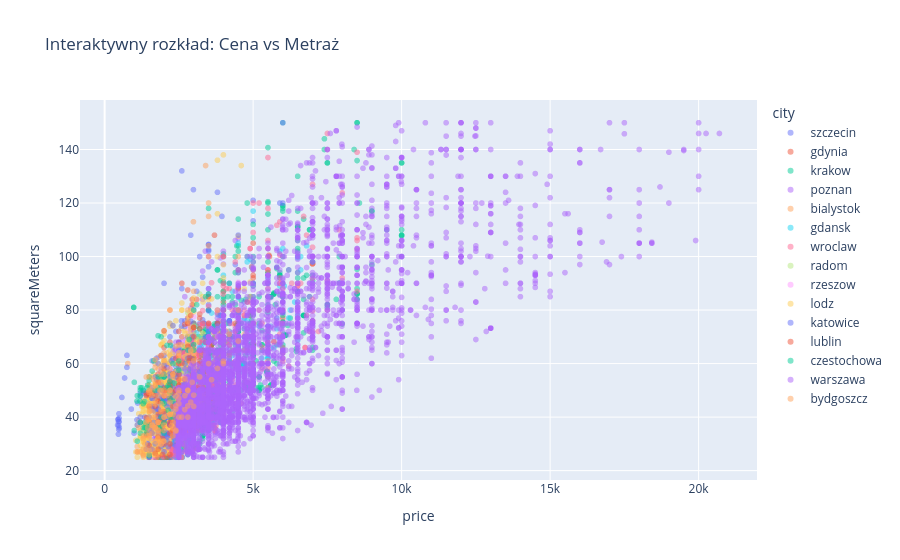

Write notebook code for a chart like this one.
### Code cell
fig = px.scatter(
    df_cleaned, 
    x="price", 
    y="squareMeters", 
    color="city",       
    opacity=0.5,        
    title="Interaktywny rozkład: Cena vs Metraż"
)

fig.show()

### Figure 1 — Plotly figure (JSON) as saved in the notebook; plotly's stock layout.template omitted (floating-point values rounded to 4 significant figures; data arrays with more than 128 entries replaced by an {"elided": "..."} marker saying what was removed)
{"data": [{"hovertemplate": "city=szczecin<br>price=%{x}<br>squareMeters=%{y}<extra></extra>", "legendgroup": "szczecin", "marker": {"color": "#636efa", "opacity": 0.5, "symbol": "circle"}, "mode": "markers", "name": "szczecin", "showlegend": true, "type": "scattergl", "x": {"elided": "174 float values"}, "xaxis": "x", "y": {"elided": "174 float values"}, "yaxis": "y"}, {"hovertemplate": "city=gdynia<br>price=%{x}<br>squareMeters=%{y}<extra></extra>", "legendgroup": "gdynia", "marker": {"color": "#EF553B", "opacity": 0.5, "symbol": "circle"}, "mode": "markers", "name": "gdynia", "showlegend": true, "type": "scattergl", "x": {"elided": "174 float values"}, "xaxis": "x", "y": {"elided": "174 float values"}, "yaxis": "y"}, {"hovertemplate": "city=krakow<br>price=%{x}<br>squareMeters=%{y}<extra></extra>", "legendgroup": "krakow", "marker": {"color": "#00cc96", "opacity": 0.5, "symbol": "circle"}, "mode": "markers", "name": "krakow", "showlegend": true, "type": "scattergl", "x": {"elided": "1398 float values"}, "xaxis": "x", "y": {"elided": "1398 float values"}, "yaxis": "y"}, {"hovertemplate": "city=poznan<br>price=%{x}<br>squareMeters=%{y}<extra></extra>", "legendgroup": "poznan", "marker": {"color": "#ab63fa", "opacity": 0.5, "symbol": "circle"}, "mode": "markers", "name": "poznan", "showlegend": true, "type": "scattergl", "x": {"elided": "399 float values"}, "xaxis": "x", "y": {"elided": "399 float values"}, "yaxis": "y"}, {"hovertemplate": "city=bialystok<br>price=%{x}<br>squareMeters=%{y}<extra></extra>", "legendgroup": "bialystok", "marker": {"color": "#FFA15A", "opacity": 0.5, "symbol": "circle"}, "mode": "markers", "name": "bialystok", "showlegend": true, "type": "scattergl", "x": [1100.0, 2500.0, 3000.0, 2800.0, 1800.0, 1700.0, 2000.0, 2200.0, 2100.0, 1800.0, 2000.0, 2700.0, 1800.0, 2500.0, 3200.0, 1800.0, 2800.0, 2000.0, 2700.0, 1800.0, 2000.0, 780.0, 1500.0, 1300.0, 2500.0, 2000.0, 2000.0, 2300.0, 2600.0, 1800.0, 1900.0, 1700.0, 1700.0, 2500.0, 2500.0, 2000.0, 2150.0, 2900.0, 1800.0, 1400.0, 2150.0, 2700.0, 1600.0, 1600.0, 3500.0, 2500.0, 1500.0], "xaxis": "x", "y": [29.0, 52.6, 56.0, 67.64, 43.0, 59.98, 52.5, 38.0, 49.0, 58.0, 49.9, 41.0, 35.44, 66.96, 60.0, 46.2, 60.0, 39.0, 60.0, 32.0, 40.0, 60.0, 51.9, 46.0, 52.0, 43.36, 50.0, 48.0, 39.0, 62.3, 48.0, 48.0, 48.29, 50.0, 57.0, 61.65, 40.75, 63.0, 46.6, 44.3, 41.0, 46.7, 35.0, 25.0, 70.0, 57.0, 47.0], "yaxis": "y"}, {"hovertemplate": "city=gdansk<br>price=%{x}<br>squareMeters=%{y}<extra></extra>", "legendgroup": "gdansk", "marker": {"color": "#19d3f3", "opacity": 0.5, "symbol": "circle"}, "mode": "markers", "name": "gdansk", "showlegend": true, "type": "scattergl", "x": {"elided": "457 float values"}, "xaxis": "x", "y": {"elided": "457 float values"}, "yaxis": "y"}, {"hovertemplate": "city=wroclaw<br>price=%{x}<br>squareMeters=%{y}<extra></extra>", "legendgroup": "wroclaw", "marker": {"color": "#FF6692", "opacity": 0.5, "symbol": "circle"}, "mode": "markers", "name": "wroclaw", "showlegend": true, "type": "scattergl", "x": {"elided": "696 float values"}, "xaxis": "x", "y": {"elided": "696 float values"}, "yaxis": "y"}, {"hovertemplate": "city=radom<br>price=%{x}<br>squareMeters=%{y}<extra></extra>", "legendgroup": "radom", "marker": {"color": "#B6E880", "opacity": 0.5, "symbol": "circle"}, "mode": "markers", "name": "radom", "showlegend": true, "type": "scattergl", "x": [2500.0, 2200.0, 3000.0, 1700.0, 2300.0, 3000.0, 2600.0, 1700.0, 2000.0, 2300.0, 1550.0, 2300.0, 3200.0, 2800.0, 2000.0, 1600.0, 2500.0, 1550.0, 3000.0, 2700.0, 2800.0, 1850.0, 1800.0, 2000.0, 1700.0, 2500.0, 1700.0, 3200.0, 1900.0, 3000.0, 1200.0, 1300.0, 1500.0], "xaxis": "x", "y": [58.0, 60.79, 62.0, 48.0, 48.32, 62.0, 56.25, 37.5, 52.0, 54.0, 46.0, 47.24, 86.0, 55.6, 45.0, 45.0, 56.0, 46.0, 70.73, 56.6, 79.0, 52.0, 51.0, 44.0, 35.0, 52.0, 49.0, 70.0, 51.0, 74.0, 32.57, 35.0, 30.0], "yaxis": "y"}, {"hovertemplate": "city=rzeszow<br>price=%{x}<br>squareMeters=%{y}<extra></extra>", "legendgroup": "rzeszow", "marker": {"color": "#FF97FF", "opacity": 0.5, "symbol": "circle"}, "mode": "markers", "name": "rzeszow", "showlegend": true, "type": "scattergl", "x": [4200.0, 4500.0, 2200.0, 2300.0, 1700.0, 2500.0, 1950.0, 2900.0, 2500.0, 3800.0, 2300.0, 2600.0, 2600.0, 2800.0, 2400.0, 2200.0, 2600.0, 3300.0, 2600.0, 2100.0, 1800.0, 2200.0, 2100.0, 2700.0, 2650.0, 2200.0, 3500.0, 3000.0, 2800.0, 2350.0, 1600.0, 2700.0, 3000.0, 3500.0, 1800.0, 2400.0, 2000.0, 3800.0, 3300.0, 2400.0, 2500.0, 2800.0, 2900.0, 2690.0, 2400.0, 2350.0, 2600.0, 2900.0, 2350.0, 3000.0, 2300.0, 2500.0, 2600.0, 2700.0, 3500.0, 2900.0, 2400.0, 2000.0, 4500.0, 2300.0, 2500.0, 2700.0, 1800.0], "xaxis": "x", "y": [72.0, 90.41, 58.4, 45.0, 50.0, 50.0, 38.0, 60.0, 33.5, 60.11, 35.0, 49.0, 59.0, 39.91, 43.0, 42.0, 55.0, 39.0, 32.0, 40.0, 40.0, 58.0, 45.0, 40.0, 36.0, 48.0, 66.0, 40.0, 74.0, 35.0, 25.43, 47.81, 77.49, 60.0, 30.02, 53.0, 38.0, 70.0, 60.99, 43.0, 47.3, 72.3, 60.0, 38.0, 49.5, 46.4, 44.0, 60.0, 38.0, 38.0, 60.0, 37.0, 60.0, 58.0, 56.0, 53.0, 53.0, 37.0, 66.0, 43.0, 43.0, 68.0, 48.5], "yaxis": "y"}, {"hovertemplate": "city=lodz<br>price=%{x}<br>squareMeters=%{y}<extra></extra>", "legendgroup": "lodz", "marker": {"color": "#FECB52", "opacity": 0.5, "symbol": "circle"}, "mode": "markers", "name": "lodz", "showlegend": true, "type": "scattergl", "x": {"elided": "566 float values"}, "xaxis": "x", "y": {"elided": "566 float values"}, "yaxis": "y"}, {"hovertemplate": "city=katowice<br>price=%{x}<br>squareMeters=%{y}<extra></extra>", "legendgroup": "katowice", "marker": {"color": "#636efa", "opacity": 0.5, "symbol": "circle"}, "mode": "markers", "name": "katowice", "showlegend": true, "type": "scattergl", "x": {"elided": "269 float values"}, "xaxis": "x", "y": {"elided": "269 float values"}, "yaxis": "y"}, {"hovertemplate": "city=lublin<br>price=%{x}<br>squareMeters=%{y}<extra></extra>", "legendgroup": "lublin", "marker": {"color": "#EF553B", "opacity": 0.5, "symbol": "circle"}, "mode": "markers", "name": "lublin", "showlegend": true, "type": "scattergl", "x": {"elided": "135 float values"}, "xaxis": "x", "y": {"elided": "135 float values"}, "yaxis": "y"}, {"hovertemplate": "city=czestochowa<br>price=%{x}<br>squareMeters=%{y}<extra></extra>", "legendgroup": "czestochowa", "marker": {"color": "#00cc96", "opacity": 0.5, "symbol": "circle"}, "mode": "markers", "name": "czestochowa", "showlegend": true, "type": "scattergl", "x": [3000.0, 2300.0, 2100.0, 2200.0, 1900.0, 3500.0, 1200.0, 1790.0, 1250.0, 1400.0, 1000.0, 2300.0, 2150.0, 2100.0, 1500.0, 2850.0, 1100.0, 1650.0, 1350.0, 2350.0, 1500.0, 1090.0, 1190.0, 3000.0, 3500.0, 1500.0, 1350.0, 1200.0, 1800.0, 1500.0, 1500.0, 1950.0, 3500.0, 2300.0, 1000.0, 2700.0, 1100.0, 1300.0, 2200.0, 2000.0, 1500.0, 1900.0, 1350.0, 1900.0, 1200.0, 1200.0, 1800.0, 3500.0, 2000.0, 3100.0, 2000.0, 1300.0, 1800.0, 1600.0, 1900.0, 1900.0, 2140.0, 2500.0, 2500.0, 2000.0, 1400.0, 980.0, 980.0, 2200.0, 2000.0, 2200.0, 3000.0, 3000.0, 2220.0, 1450.0, 1430.0, 2200.0, 2800.0, 1200.0, 1700.0, 1300.0, 2000.0, 1900.0, 3400.0], "xaxis": "x", "y": [80.0, 46.0, 51.0, 53.4, 50.5, 65.0, 34.0, 51.0, 51.0, 34.0, 53.0, 60.0, 52.0, 66.8, 53.7, 69.0, 31.0, 61.0, 45.8, 52.7, 37.0, 46.0, 46.0, 65.0, 65.0, 37.0, 36.0, 51.0, 36.0, 25.5, 26.0, 45.8, 86.0, 40.0, 35.0, 50.29, 48.0, 50.0, 40.0, 56.0, 55.0, 55.0, 38.0, 35.0, 38.0, 48.0, 55.0, 118.0, 55.0, 82.0, 34.0, 45.0, 70.4, 57.2, 40.0, 37.0, 42.5, 61.0, 57.5, 55.0, 36.0, 81.0, 81.0, 49.0, 45.0, 47.0, 55.0, 67.08, 66.8, 52.0, 51.0, 51.0, 65.0, 50.0, 50.0, 36.0, 38.0, 70.0, 85.0], "yaxis": "y"}, {"hovertemplate": "city=warszawa<br>price=%{x}<br>squareMeters=%{y}<extra></extra>", "legendgroup": "warszawa", "marker": {"color": "#ab63fa", "opacity": 0.5, "symbol": "circle"}, "mode": "markers", "name": "warszawa", "showlegend": true, "type": "scattergl", "x": {"elided": "3479 float values"}, "xaxis": "x", "y": {"elided": "3479 float values"}, "yaxis": "y"}, {"hovertemplate": "city=bydgoszcz<br>price=%{x}<br>squareMeters=%{y}<extra></extra>", "legendgroup": "bydgoszcz", "marker": {"color": "#FFA15A", "opacity": 0.5, "symbol": "circle"}, "mode": "markers", "name": "bydgoszcz", "showlegend": true, "type": "scattergl", "x": {"elided": "153 float values"}, "xaxis": "x", "y": {"elided": "153 float values"}, "yaxis": "y"}], "layout": {"legend": {"title": {"text": "city"}, "tracegroupgap": 0}, "title": {"text": "Interaktywny rozkład: Cena vs Metraż"}, "xaxis": {"anchor": "y", "domain": [0, 1], "title": {"text": "price"}}, "yaxis": {"anchor": "x", "domain": [0, 1], "title": {"text": "squareMeters"}}}}
